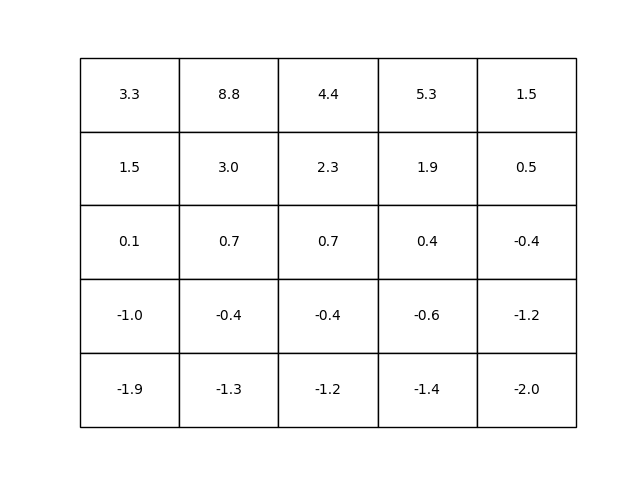

Generate this figure with Python:
import numpy as np
import matplotlib.pyplot as plt
from matplotlib.table import Table

# Grid World Environment
gamma = 0.9
prob_action = 0.25

# next function for moving in the grid world
def next(state, action):
    special_states = {(0, 1): ([4, 1], 10), (0, 3): ([2, 3], 5)}
    state_tuple = tuple(state)

    # Check for special states A and B
    if state_tuple in special_states:
        return special_states[state_tuple]

    # Calculate the next state by updating x and y coordinates separately
    current_x, current_y = state[0], state[1]
    action_x, action_y = action[0], action[1]

    # Inefficient but explicit way of calculating the next state
    next_x = current_x + action_x
    next_y = current_y + action_y
    next_state = [next_x, next_y]

    # Check for boundary conditions
    if next_x < 0 or next_x >= 5 or next_y < 0 or next_y >= 5:
        return state, -1.0  # Stay in the same state with a reward of -1
    else:
        return next_state, 0  # Valid move with a reward of 0


# Create the MRP (Markov Reward Process) for the grid world
def create_grid_world_MRP():
    num_of_states = 25
    P = np.zeros((num_of_states, num_of_states))
    r = np.zeros((num_of_states, 1))

    for i in range(5):
        for j in range(5):
            index = i * 5 + j
            # Define the possible actions (left, up, right, down) without using ACTIONS array
            # Action: move left
            next_state, reward = next([i, j], [0, -1])
            next_i, next_j = next_state
            next_index = next_i * 5 + next_j
            P[index, next_index] += prob_action
            r[index] += prob_action * reward

            # Action: move up
            next_state, reward = next([i, j], [-1, 0])
            next_i, next_j = next_state
            next_index = next_i * 5 + next_j
            P[index, next_index] += prob_action
            r[index] += prob_action * reward

            # Action: move right
            next_state, reward = next([i, j], [0, 1])
            next_i, next_j = next_state
            next_index = next_i * 5 + next_j
            P[index, next_index] += prob_action
            r[index] += prob_action * reward

            # Action: move down
            next_state, reward = next([i, j], [1, 0])
            next_i, next_j = next_state
            next_index = next_i * 5 + next_j
            P[index, next_index] += prob_action
            r[index] += prob_action * reward

    return P, r

# Drawing utility to visualize the value function
def draw_image(image):
    fig, ax = plt.subplots()

    # Create a table to display values
    tb = Table(ax, bbox=[0, 0, 1, 1])
    nrows, ncols = image.shape
    width, height = 1.0 / ncols, 1.0 / nrows

    # Add cells to the table for each value in the image
    for i in range(nrows):
        for j in range(ncols):
            tb.add_cell(i, j, width, height, text=round(image[i, j], 2), loc='center', facecolor='white')

    # Add the table to the plot and display it
    ax.add_table(tb)
    ax.set_axis_off()
    plt.show()


# Function to calculate and visualize the value function
def grid_world_policy_evaluation():
    P, r = create_grid_world_MRP()
    v = policy_evaluation(P, r, gamma)
    
    # Reshape value function to fit the grid world for visualization
    grid_value = np.reshape(v, (5, 5))
    
    # Visualize the value function
    draw_image(np.round(grid_value, decimals=1))

# Policy evaluation function (unchanged from the original)
def policy_evaluation(P, r, gamma):
    bellman_operator = lambda v: r + gamma * P @ v
    v = np.random.randn(P.shape[0], 1)  # Initialize value function
    error = float('inf')
    while error > 1e-5:
        v_prev = v
        # Update value function for state s
        v = bellman_operator(v_prev)
        error = np.mean(np.abs(v - v_prev))
    return v

grid_world_policy_evaluation()
